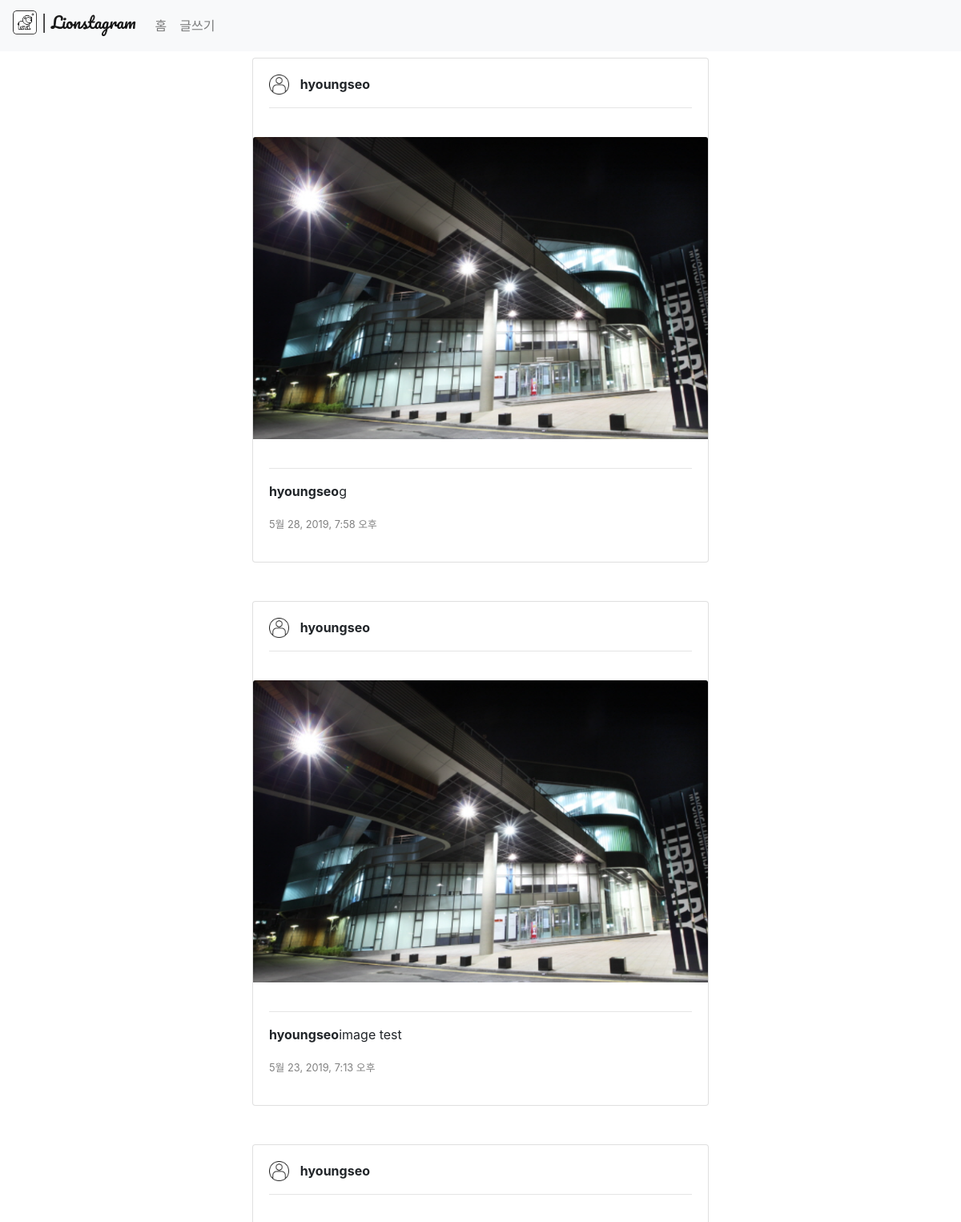
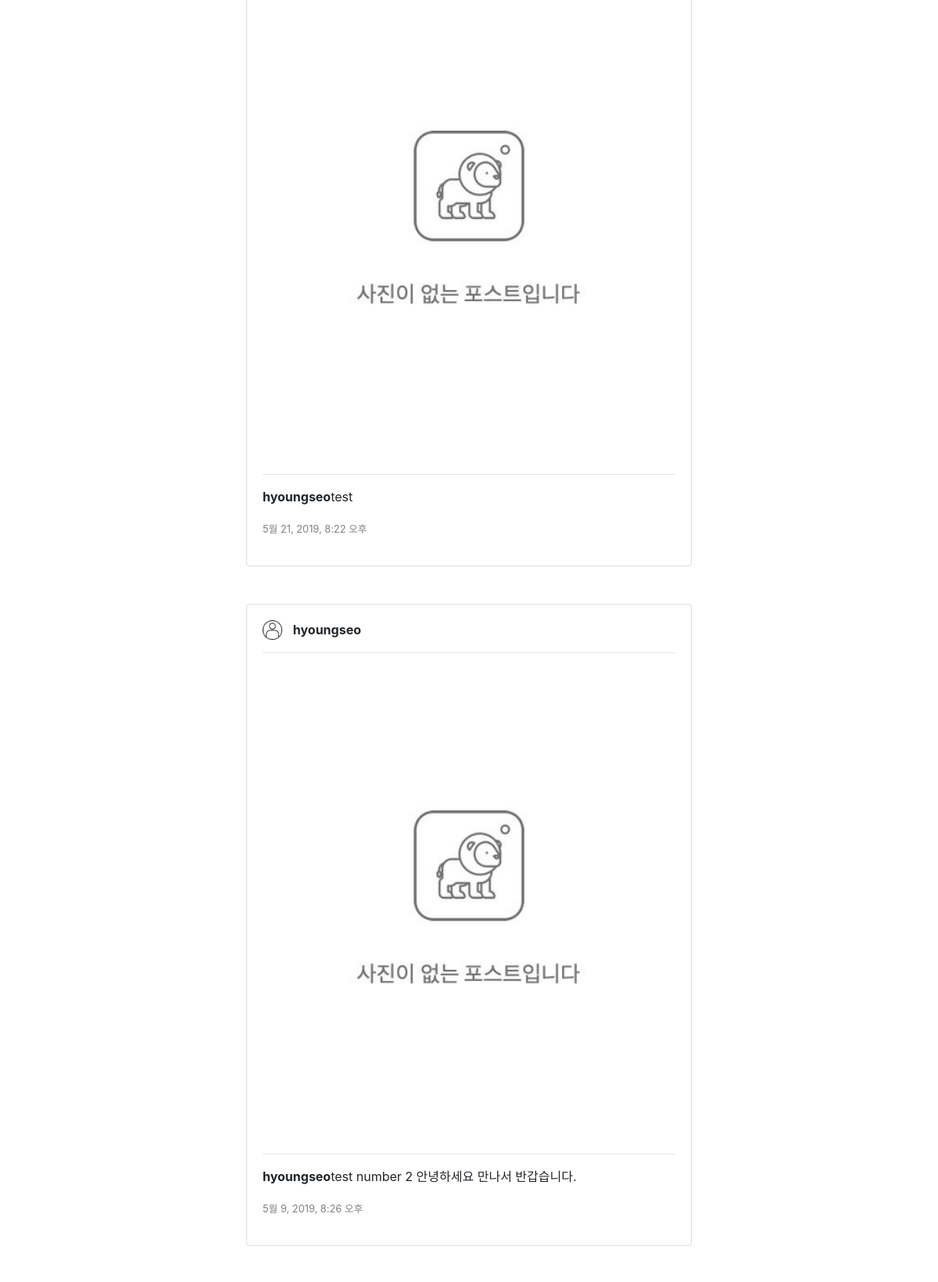
The page / (upper part) on the database its author committed (2 pictures, top to bottom).
### page/models.py (models this page shows, shortened)
class Post(models.Model):
    author = models.ForeignKey(settings.AUTH_USER_MODEL, on_delete=models.CASCADE)
    pub_date = models.DateTimeField('publish')
    image = models.ImageField(upload_to='images/', blank = True)  #blank는 이미지가 없어서 db상에 문제가 없게하기 위함
    content = models.TextField()    #내용이 들어갈 공간이라 max같은건 필요 x
    def summary(self):
        return self.content[:100]

### page/views.py (the view)
# urls.py: 2. Add a URL to urlpatterns:  path('', views.home, name='home')
def home(request):
    posts = Post.objects.all() #이게 query set,, 이걸 home.html에 보여주기 위해 dictionary 이용 .all()까지 있어야 객체들 모두 갖고온다 볼수있다. __str__에 해당하는게 보인다
    return render(request, "home.html", {'posts' : posts})  #return값을 줌으로 써 queryset을 갖고오고, 출력가능

### page/templates/home.html
{% extends 'base.html' %}
{% load static %}
{% block content %}
<div class="container-fluid">
    <div class="row">
        <div class="col-md-6 center-align">
            {% for post in posts reversed %}
            <br>
            <div class="card">
                <div class="card-body">
                    <img alt="Lionstagram_logo" src="{% static 'page/images/lion_profile.jpg' %}" width="25" height="25"
                        class="d-inline-block align-top"><strong style="padding-left:10px;">
                        {{ post.author }}</strong>
                    <hr>
                </div>
                <a href="{% url 'detail' post.id %}">
                    {% if post.image %}
                    <img src = "{{ post.image.url }}" class = "card-img-top" alt="picture">
                    {% else %}
                    <img src="{% static 'page/images/thumbnail.jpg' %}" class="card-img-top" alt="pic">
                    {% endif %}
                </a>
                <div class="card-body">
                    <hr>
                    <p class="card-text"><strong>{{ post.author }}</strong>{{ post.summary }}</p>
                    <p><small class="card-text" style="color:gray;">
                            {{ post.pub_date }}</small></p>
                </div>
            </div>
            <br>
            {% endfor %}
        </div>
    </div>
</div>
{% endblock %}

### page/templates/base.html (shortened to what this page needs)
{% load static %}
<!DOCTYPE html>
<html lang="en">
<head>
  <link rel="stylesheet" href="{% static 'page/css/style.css' %}">
  <link rel="stylesheet" href="https://stackpath.bootstrapcdn.com/bootstrap/4.3.1/css/bootstrap.min.css">
  <link rel="stylesheet" href="https://use.fontawesome.com/releases/v5.8.1/css/all.css">
</head>
<body>
  <nav class="navbar navbar-expand-lg navbar-light bg-light fixed-top">
    <a class="navbar-brand" href="/"><img alt="Lionstagram_logo" src="{% static 'page/images/lion.jpg' %}" width="30" height="30" class="d-inline-block align-top"> | <label style="font-family:Pacifico;">Lionstagram</label></a>
    <div class="collapse navbar-collapse" id="navbarSupportedContent">
      <ul class="navbar-nav mr-auto">
        <li class="nav-item">
          <a class="nav-link" href="/">홈</a>
        </li>
        <li class="nav-item">
          <a class="nav-link" href="{% url 'new' %}">글쓰기</a>
        </li>
      </ul>
    </div>
  </nav>
  <br>
  <br>
  {% block content %}{% endblock %}
</body>
</html>

### page/static/page/css/style.css (style rules this page uses)
.center-align { float: none; margin: 0 auto; }

### rows shown on the page
Post: author "hyoungseo", image (picture), summary "g", pub_date "5월 28, 2019, 7:58 오후"
Post: author "hyoungseo", image (picture), summary "image test", pub_date "5월 23, 2019, 7:13 오후"
Post: author "hyoungseo", summary "test", pub_date "5월 21, 2019, 8:22 오후"
Post: author "hyoungseo", summary "test number 2 안녕하세요 만나서 반갑습니다.", pub_date "5월 9, 2019, 8:26 오후"
